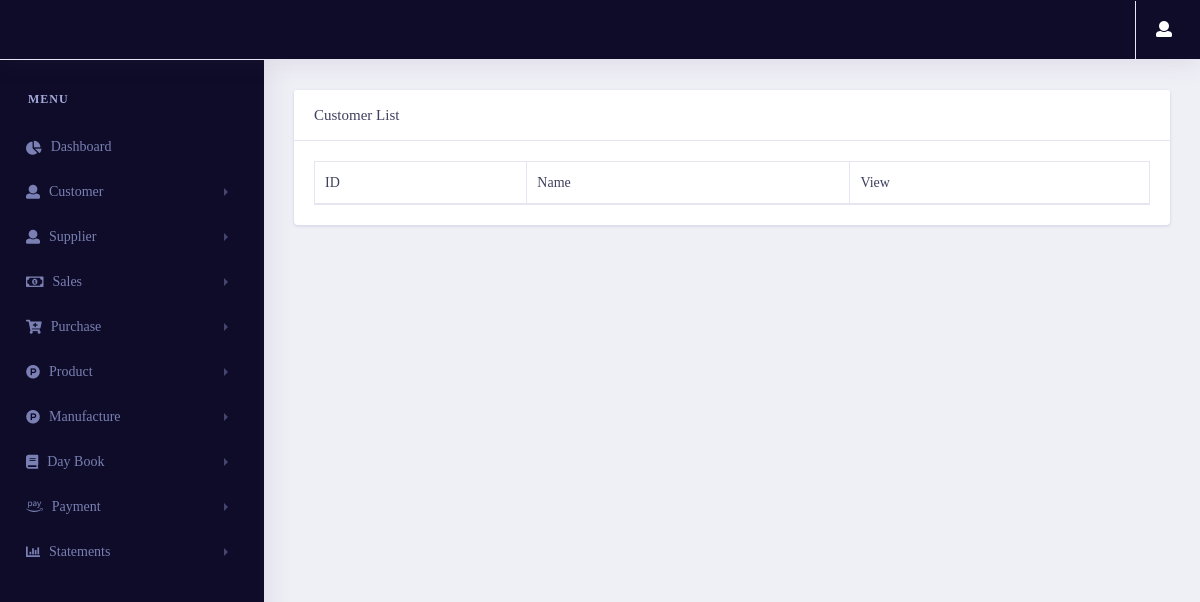
/statement/customerstatement/ (signed in), run on an earlier commit of the app's database.
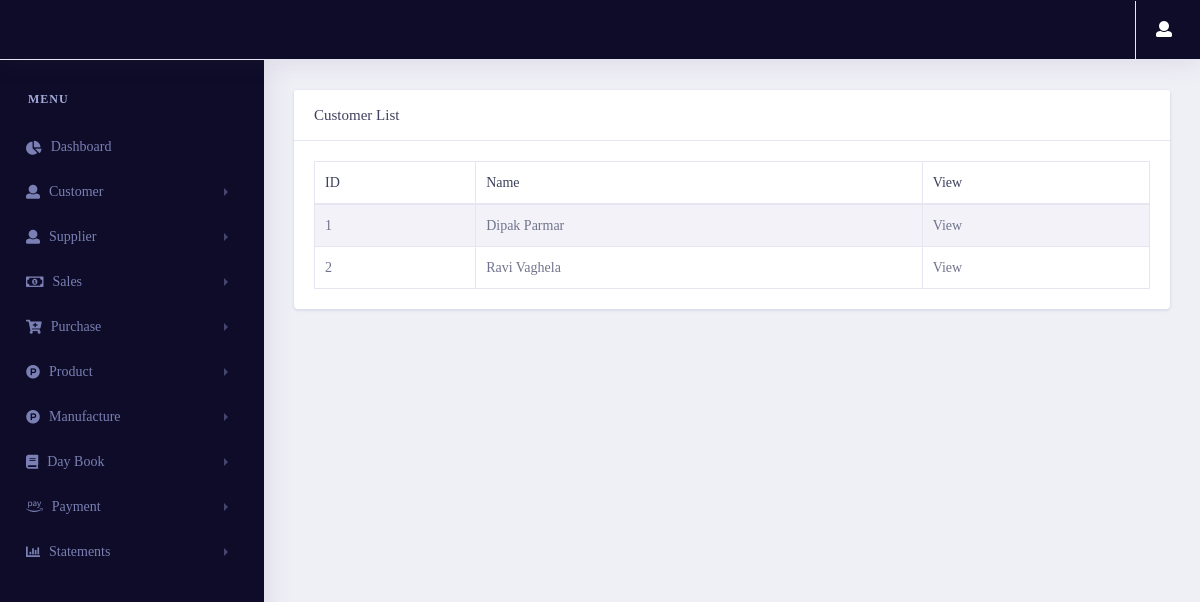
And on a later commit of the database.
### customer/models.py (models this page shows, shortened)
class Customer_gst(models.Model):
    customerid = models.CharField(max_length=10, null=True, blank=True)
    fullname = models.CharField(max_length=50)
    email = models.EmailField(max_length=254)
    contactno = models.CharField(max_length=50)
    gst = models.CharField(max_length=50)
    city = models.CharField(max_length=50)
    state = models.CharField(max_length=50)
    landmark = models.CharField(max_length=50)
    id = models.UUIDField(default=uuid.uuid4 , unique=True , primary_key=True , editable=False)

### statements/views.py (the view)
# urls.py: path('customerstatement/',views.customerstatement,name="customerstatement"),
@login_required(login_url='login')
def customerstatement(request):
    if request.session['Estimate']:
        customer_data = customer_cache()
    if request.session['GST']:
        customer_data = Customer_gst.objects.all()
        customer_pending_amount = customeraccount_estimate.objects.all()
    context = {
        'customer_data' : customer_data
    }
    return render(request,'statements/customerstatement.html',context)

### Inventory/cache_storage.py (called while the page is built)
def customer_cache():
    cache_key = "customer_data_estimate_cache"
    cache_customer_data = cache.get(cache_key)
    if cache_customer_data is None:
        customer_data = Customer_estimate.objects.all()
        cache.set(cache_key, customer_data , timeout = None)
        print("Customer Non Cahce Data")
    else:
        customer_data = cache_customer_data
        print("Customer Cache Data")
    return customer_data

### statements/templates/statements/customerstatement.html (shortened to what this page needs)
{% extends 'pages/base.html' %}
{% load static %}
{% load user_auth %}
{% block content %}
<link rel="stylesheet" href="{% static 'vendor/bootstrap/css/bootstrap.min.css' %}">
<link href="{% static 'vendor/fonts/circular-std/style.css' %}" rel="stylesheet">
<link rel="stylesheet" href="{% static 'libs/css/style.css' %}">
<link rel="stylesheet" href="{% static 'vendor/fonts/fontawesome/css/fontawesome-all.css' %}">
<link rel="stylesheet" type="text/css" href="{% static 'vendor/datatables/css/dataTables.bootstrap4.css' %}">
{% if request.session.Estimate %}
<div class="row">
    <div class="col-xl-12 col-lg-12 col-md-12 col-sm-12 col-12">
        <div class="card">
            <h5 class="card-header">Customer List</h5>
            <div class="card-body">
                <div class="table-responsive">
                    <table class="table table-striped table-bordered first" id="example">
                        <thead>
                            <tr>
                                <th>ID</th>
                                <th>Name</th>
                                <th>View</th>
                            </tr>
                        </thead>
                        <tbody>
                        {% for i in customer_data %}
                            <tr>
                                <td>{{forloop.counter}}</td>
                                <td>{{i.fullname}}</td>
                                <td>
                                    <a href="/statement/customer_statement_view/{{i.id}}">View</a>
                                </td>
                            </tr>
                        {% endfor %}
                        </tbody>
                    </table>
                </div>
            </div>
        </div>
    </div>
</div>
{% endif %}
{% endblock content %}

What changed in the data, as far as the page shows it:
added Customer_gst: fullname "Dipak Parmar"
added Customer_gst: fullname "Ravi Vaghela"
